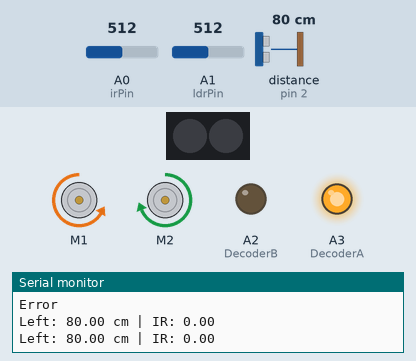
Recording of a sketch running on a simulated Arduino Uno, built with avr-gcc and run on an emulated ATmega328P. Parts: 2 × DC motor (green arrow = forward, orange = backward, longer = faster), 2 RGB LEDs in strip order, left to right, output pins drawn as LEDs (lit = HIGH), the last lines printed to the serial monitor. Dashed ring = blinking. The inputs (shaded band) are chosen by the test bench; at power-on: distance to the obstacle (sensor on pin 2) 80 cm, A0 (irPin) = 512, A1 (ldrPin) = 512.

Above: at 1.05 s.
1.4 s: distance to the obstacle (sensor on pin 2) set to 8 cm
4.4 s: distance to the obstacle (sensor on pin 2) set to 5 cm
At 4.69 s:
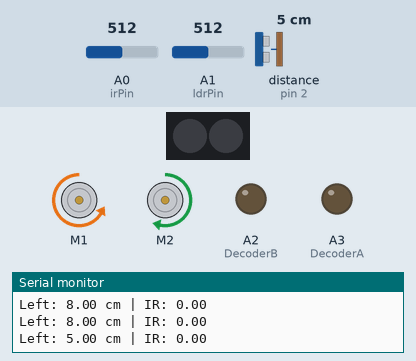
7.4 s: distance to the obstacle (sensor on pin 2) set to 9 cm
At 8.2 s:
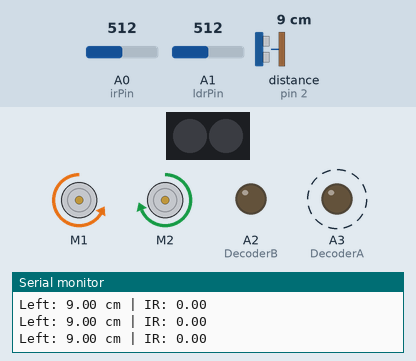
10.4 s: distance to the obstacle (sensor on pin 2) set to 2 cm
At 10.66 s:
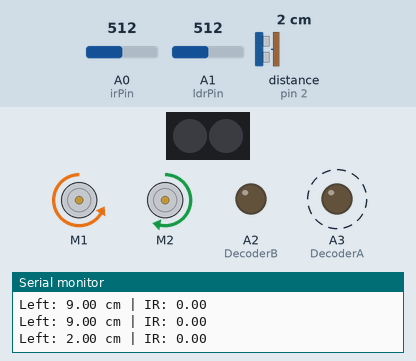
Timing chart, 0 to 14.4 s (numbered marks = the images above; inputs shaded):
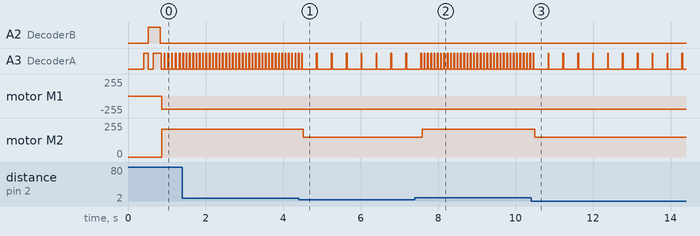

The sketch:

mbot_28102026.ino
```cpp
#include <MeMCore.h>

MeDCMotor leftMotor(M1); // assigning leftMotor to port M1
MeDCMotor rightMotor(M2); // assigning RightMotor to port M2
MeLineFollower lineFinder(PORT_1);
#define motorStopLeft 0
#define motorStopRight 0
#define motorForwardLeft -200
#define motorForwardRight 210
#define motorReverseLeft 125
#define motorReverseRight -120
#define motorNudgeSpeed 150

#define turnLeftTime 620
#define turnRightTime 620
#define doubleTurnTime 1000
#define nudgeTime 300
#define motorStopTime 300
MeRGBLed led(7, 2);


//ULTRASONIC SENSOR
MeUltrasonicSensor ultrasonic(PORT_2); //assigning ultrasonic to port 2
#define ultrasonicMin 1.0 //min reading for ultrasonic sensor
#define ultrasonicMax 18.0  //max reading for ultrasonic sensor

#define tooCloseLeft 7
#define irTooClose -600

//LED/LDR/IR
#define DecoderA A3
#define DecoderB A2

#define irPin A0
#define irDelay 5
#define irNumReading 3
#define ledSettleTime 100
#define ldrPin A1

// Calibration: index 0 = R, 1 = G, 2 = B (fill these in during calibration)
/*int white_arr[3] = {968, 995, 982};
int black_arr[3] = {916, 940, 875};

// Reference normalised (R,G,B) for each paper, in the same order as the colour numbers.
// These are STARTING GUESSES. Replace them with the values you see in Serial for each paper.

const float REF[6][3] = {
  {0.70, 0.24, 0.42},  // Red
  {0.34, 0.69, 0.69},  // Green
  {0.73, 0.47, 0.47},  // Orange
  {0.75, 0.69, 0.82},  // Pink
  {0.22, 0.58, 0.82},  // Light blue
  {0.73, 0.77, 0.89}  // White
};*/
int white_arr[3] = {974, 993, 983};
int black_arr[3] = {931, 923, 848};
const float REF[6][3] = {
  {0.94, 0.47, 0.59},  // Red
  {0.52, 0.87, 0.79},  // Green
  {0.92, 0.66, 0.54},  // Orange
  {1.00, 0.91, 0.94},  // Pink
  {0.37, 0.77, 0.92},  // Light blue
  {0.89, 0.94, 0.97}  // White
};
const float MAX_DISTANCE = 0.45;  // bigger than this = "unknown"

// ---- Decoder: (A2, A3) LOW,HIGH = green | HIGH,HIGH = blue | HIGH,LOW = red ----
void shineIR() {// Code for turning on the IR emitter only
    digitalWrite(DecoderA, LOW);
    digitalWrite(DecoderB, LOW);
}
void shineRed()   {
  digitalWrite(DecoderA, HIGH);
  digitalWrite(DecoderB, LOW);
   }
void shineGreen() {
  digitalWrite(DecoderA, LOW);
  digitalWrite(DecoderB, HIGH);
  }

void shineBlue()  {
  digitalWrite(DecoderA, HIGH);
  digitalWrite(DecoderB, HIGH);
  }
//BUZZER
MeBuzzer buzzer;
#define NOTE_C4   262
#define NOTE_D4   294
#define NOTE_EB4  311
#define NOTE_F4   349
#define NOTE_G4   392
#define NOTE_BB4  466
#define REST        0

#define beatMs 200   // smaller = faster

const int melody[] = {
  // line 1
  NOTE_G4, NOTE_F4, NOTE_G4, NOTE_BB4, NOTE_F4, NOTE_EB4, NOTE_D4,
  // line 2
  NOTE_F4, NOTE_F4, NOTE_D4, NOTE_C4, NOTE_D4, NOTE_C4, NOTE_BB4,
  // line 3
  NOTE_G4, NOTE_F4, NOTE_G4, NOTE_BB4, NOTE_F4, NOTE_EB4, NOTE_D4, NOTE_F4,
  // line 4
  NOTE_D4, NOTE_C4, NOTE_G4
};

const float beats[] = {
  // line 1
  1, 0.5, 0.5, 1, 0.5, 0.5, 1.5,
  // line 2
  0.5, 0.5, 0.5, 0.5, 0.5, 0.5, 1.5,
  // line 3
  1, 0.5, 0.5, 1, 0.5, 0.5, 1, 0.5,
  // line 4
  0.5, 1, 2
};

const int numNotes = sizeof(melody) / sizeof(melody[0]);

void celebrate() {
  stopMotor();
  delay(200);
  for (int i = 0; i < numNotes; i++) {
    int dur = beats[i] * beatMs;
    if (melody[i] != REST) {
      buzzer.tone(melody[i], dur * 0.9);
    }
    delay(dur);
  }
  buzzer.noTone();
}

// MOTOR CODE
  void stopMotor() {// Code for stopping motor
  leftMotor.stop(); // Stop left motor
  rightMotor.stop(); // Stop right motor
  delay(motorStopTime);
}

void moveForward() {// Code for moving forward for some short interval
  // Going forward:
 leftMotor.run(motorForwardLeft); // Negative: wheel turns anti-clockwise
 rightMotor.run(motorForwardRight); // Positive: wheel turns clockwise
}

void turnRight() { // Code for turning right 90 deg
  leftMotor.run(motorForwardLeft);
  rightMotor.run(motorReverseRight);
  delay(turnRightTime);
  stopMotor();
}

void turnLeft() { // Code for turning left 90 deg
  leftMotor.run(motorReverseLeft);
  rightMotor.run(motorForwardRight);
  delay(turnLeftTime);
  stopMotor();
}

void uTurn() { // Code for u-turn
  leftMotor.run(motorReverseLeft);
  rightMotor.run(motorForwardRight);
  delay(turnLeftTime);
  stopMotor();
}

void doubleLeftTurn() { // Code for double left turn
 turnLeft();
 moveForward();
 delay(doubleTurnTime);
 turnLeft();
}

void doubleRightTurn() {// Code for double right turn
  turnRight();
  moveForward();
  delay(doubleTurnTime);
  turnRight();
}

void nudgeLeft() { // Code for nudging slightly to the left for some short interval
  leftMotor.run(-motorNudgeSpeed);
  rightMotor.run(motorForwardRight);
  delay(350);
}

void nudgeRight() { // Code for nudging slightly to the right for some short interval}
  leftMotor.run(motorForwardLeft);
  rightMotor.run(motorNudgeSpeed);
  delay(nudgeTime);
}

bool lineSensor(){ //Code for using the line finder
  return (lineFinder.readSensors() == S1_IN_S2_IN);
  //return true if detected black
}

//LDR LED CODE
long colourReading() {
  delay(ledSettleTime);                 // let LED and LDR settle
  long total = 0;
  for (int i = 0; i < 5; i++) {
    total += analogRead(ldrPin);
    delay(5);
  }
  return total / 5;                     // average of 5 readings
}

float normaliseReading(int reading, int blackReading, int whiteReading) {
  if (blackReading == whiteReading) return 0;
  float value = (float)(reading - blackReading) / (whiteReading - blackReading);
  if (value < 0) value = 0;
  else if (value > 1) value = 1;
  return value;
}

// Returns 1=red 2=green 3=orange 4=pink 5=light blue 6=white, 0=unknown
int detectColour() {
  shineRed();
  int redReading   = colourReading();
  shineGreen();
  int greenReading = colourReading();
  shineBlue();
  int blueReading  = colourReading();

  float rgb[3];
  rgb[0] = normaliseReading(redReading,   black_arr[0], white_arr[0]);
  rgb[1] = normaliseReading(greenReading, black_arr[1], white_arr[1]);
  rgb[2] = normaliseReading(blueReading,  black_arr[2], white_arr[2]);

#ifdef SERIAL_DEBUG
  Serial.print("R: ");  Serial.print(rgb[0]);
  Serial.print("  G: "); Serial.print(rgb[1]);
  Serial.print("  B: "); Serial.println(rgb[2]);
#endif

  // Pick the reference colour closest to what we measured
  int best = 0;
  float bestDist = 1000;
  for (int c = 0; c < 6; c++) {
    float dr = rgb[0] - REF[c][0];
    float dg = rgb[1] - REF[c][1];
    float db = rgb[2] - REF[c][2];
    float dist = sqrt(dr * dr + dg * dg + db * db);
    if (dist < bestDist) {
      bestDist = dist;
      best = c + 1;
    }
  }
  return (bestDist <= MAX_DISTANCE) ? best : 0;
}

void showColour(int colour) {
  if (colour == 1)      led.setColor(0, 255, 0, 0);       // Red
  else if (colour == 2) led.setColor(0, 0, 255, 0);       // Green
  else if (colour == 3) led.setColor(0, 255, 100, 0);     // Orange
  else if (colour == 4) led.setColor(0, 255, 60, 150);    // Pink
  else if (colour == 5) led.setColor(0, 100, 200, 255);   // Light blue
  else if (colour == 6) led.setColor(0, 255, 255, 255);   // White
  else {
    led.setColor(0, 0, 0, 0);
    Serial.println("Error");
  }
  led.show();
}

void instructions(int colour) {

  showColour(colour);

  if (colour == 1)      turnLeft();         // red
  else if (colour == 2) turnRight();        // green
  else if (colour == 3) uTurn();            // orange
  else if (colour == 4) doubleLeftTurn();   // pink
  else if (colour == 5) doubleRightTurn();  // light blue
  else if (colour == 6) { stopMotor(); celebrate(); }  // white
  else Serial.println("Error");
}
float rightDistance(){ // Code for using IR circuit
  int ambientReading = 0;
  int reading = 0;
  shineRed(); // Turn off the IR emitter
  delay(irDelay);
  for (int i = 0; i < irNumReading; i++){
    ambientReading += analogRead(irPin);
    delay(irDelay);
  }
  ambientReading /= irNumReading;
  shineIR();
  delay(irDelay);
  for (int i = 0; i < irNumReading; i++){
    reading += analogRead(irPin);
    delay(irDelay);
  }
  reading /= irNumReading;
  return reading - ambientReading;


}
float leftDistance(){ //Code for using the ultrasonic sensor
  float a = ultrasonic.distanceCm();
  delay(20);
  float b = ultrasonic.distanceCm();
  delay(20);
  float c = ultrasonic.distanceCm();

  if ((a >= b && a <= c) || (a <= b && a >= c)) return a;
  if ((b >= a && b <= c) || (b <= a && b >= c)) return b;
  return c;
  //returns median
}
bool markerHandled = false;
void setup()
{
// Configure pinMode for A0, A1, A2, A3
Serial.begin(9600); // intialise serial comunication
pinMode (DecoderA, OUTPUT);// set decoder A as output
pinMode (DecoderB, OUTPUT);// set decorder B as output
pinMode (irPin, INPUT);// set ir receiver pin as input
digitalWrite(DecoderA, 0);//initialise decoder A to 0
digitalWrite(DecoderB, 0);// initialise decoder B to 0

}

void loop(){  int sensorState =lineFinder.readSensors();
  bool onBlackMarker = (sensorState == S1_IN_S2_IN);
  if (onBlackMarker && !markerHandled){
    stopMotor();
    delay(100);
    instructions(detectColour());
    markerHandled = true;
  } else if (!onBlackMarker){
    markerHandled = false;
  }
  float left  = leftDistance();
  float right = rightDistance();

  Serial.print("Left: ");  Serial.print(left);
  Serial.print(" cm | IR: "); Serial.println(right);

  if (left < tooCloseLeft) {
    led.setColor(128, 0, 255, 0);
    led.show();
    nudgeRight();

  } else if (right < irTooClose) {
    led.setColor(255, 255, 0, 0);
    led.show();
    nudgeLeft();


  } else {
    led.setColor(0, 0, 0, 0);
     led.show();

    moveForward();
}


}
```

Measured:
- the behaviour switches between 7 and 6 cm on distance to the obstacle (sensor on pin 2) (found by bisection; images 0 and 1)
- after the input at 4.4 s, motor M2: forward 210/255 → forward 150/255 after 0.12 s
- after the input at 7.4 s, A3 (DecoderA): alternates HIGH for 0.02 s and LOW for 0.06 s, starting after 0.24 s; motor M2: forward 150/255 → forward 210/255 after 0.20 s
- after the input at 10.4 s, A3 (DecoderA): alternates HIGH for 0.02 s and LOW for 0.36 s, starting after 0.44 s; motor M2: forward 210/255 → forward 150/255 after 0.10 s
- by itself, A3 (DecoderA): repeats every 0.38 s: HIGH 0.02 s, LOW 0.36 s
